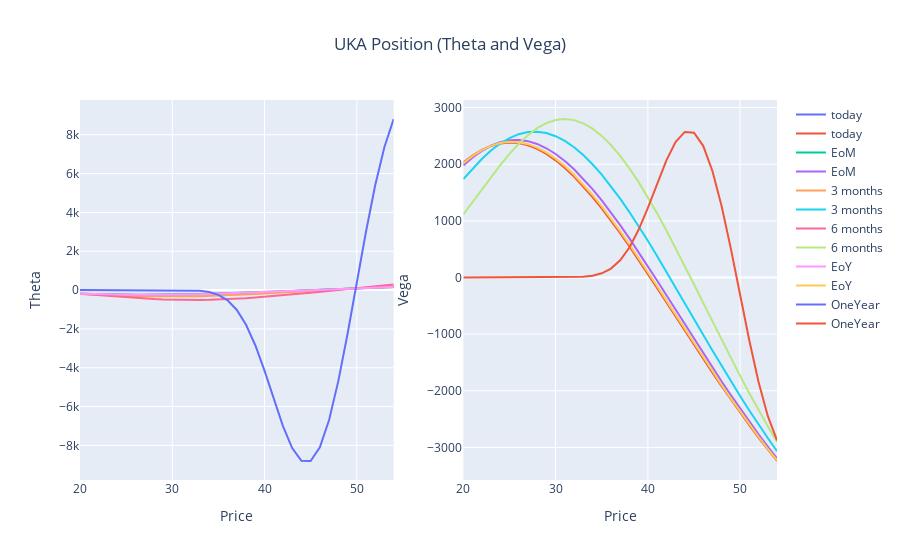

Notebook code for this chart:
### Code cell
fig = make_subplots(rows=1, cols=2)
for i in range(0,len(fig_d.data)):
    fig.add_trace(fig_t.data[i], row=1, col=1)
    fig.add_trace(fig_v.data[i], row=1, col=2)

fig.update_layout(title={'text': 'UKA Position (Theta and Vega)','x': 0.5,'xanchor': 'center'})

fig.update_xaxes(title_text="Price", row=1, col=1)
fig.update_yaxes(title_text="Theta", row=1, col=1)
fig.update_xaxes(title_text="Price", row=1, col=2)
fig.update_yaxes(title_text="Vega", row=1, col=2)
fig.show()
